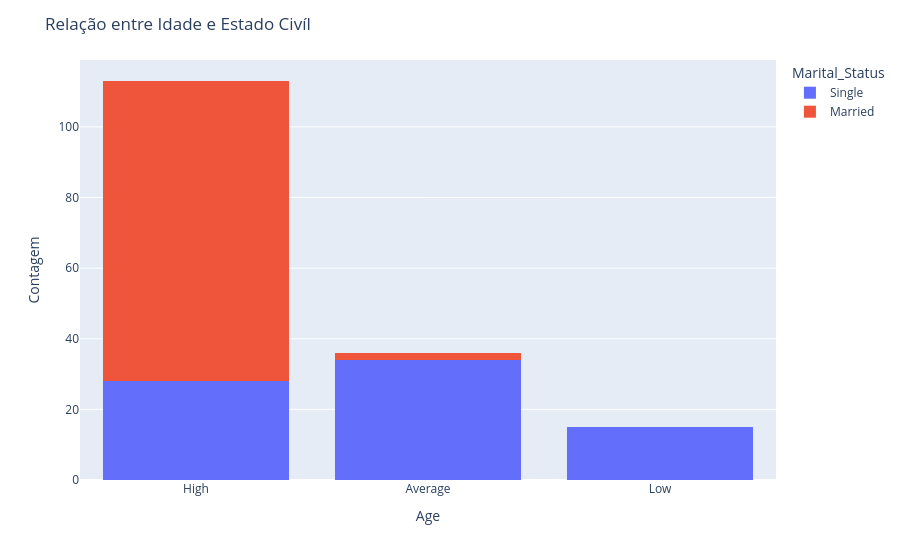

The cell this chart's notebook holds for it:
### Code cell
#Age e Marital_Status, com porcentagem (categ. x numer)
fig = px.histogram(df, x='Credit_Score', color='Marital_Status', barmode='stack')

# Layout
fig.update_layout(title='Relação entre Idade e Estado Civíl',
                  xaxis_title='Age',
                  yaxis_title='Contagem',
                  legend_title='Marital_Status')
fig.show()

### Figure 1 — Plotly figure (JSON) as saved in the notebook; plotly's stock layout.template omitted (floating-point values rounded to 4 significant figures)
{"data": [{"bingroup": "x", "hovertemplate": "Marital_Status=Single<br>Credit_Score=%{x}<br>count=%{y}<extra></extra>", "legendgroup": "Single", "marker": {"color": "#636efa", "pattern": {"shape": ""}}, "name": "Single", "orientation": "v", "showlegend": true, "type": "histogram", "x": ["High", "High", "Average", "Average", "High", "Low", "Average", "High", "Low", "Average", "High", "Low", "Average", "High", "Average", "High", "Average", "Average", "High", "Low", "Average", "High", "Low", "Average", "High", "Low", "Average", "High", "Average", "Average", "High", "Average", "Average", "High", "Low", "Average", "High", "Low", "Average", "High", "Low", "Average", "High", "Average", "Average", "High", "Average", "Average", "High", "Low", "Average", "High", "Low", "Average", "High", "Low", "Average", "High", "Average", "Average", "Average", "High", "High", "Average", "High", "Average", "Average", "High", "Low", "Average", "High", "Low", "Average", "High", "Low", "Average", "High"], "xaxis": "x", "yaxis": "y"}, {"bingroup": "x", "hovertemplate": "Marital_Status=Married<br>Credit_Score=%{x}<br>count=%{y}<extra></extra>", "legendgroup": "Married", "marker": {"color": "#EF553B", "pattern": {"shape": ""}}, "name": "Married", "orientation": "v", "showlegend": true, "type": "histogram", "x": ["High", "High", "High", "High", "High", "High", "High", "High", "High", "High", "High", "High", "High", "High", "High", "High", "High", "High", "High", "High", "High", "High", "High", "High", "High", "High", "High", "High", "High", "High", "High", "High", "High", "High", "High", "High", "High", "High", "High", "High", "High", "High", "High", "High", "High", "High", "High", "High", "High", "High", "High", "High", "High", "High", "High", "High", "High", "High", "High", "High", "High", "High", "High", "High", "High", "High", "High", "High", "High", "Average", "Average", "High", "High", "High", "High", "High", "High", "High", "High", "High", "High", "High", "High", "High", "High", "High", "High"], "xaxis": "x", "yaxis": "y"}], "layout": {"barmode": "stack", "legend": {"title": {"text": "Marital_Status"}, "tracegroupgap": 0}, "margin": {"t": 60}, "title": {"text": "Relação entre Idade e Estado Civíl"}, "xaxis": {"anchor": "y", "domain": [0, 1], "title": {"text": "Age"}}, "yaxis": {"anchor": "x", "domain": [0, 1], "title": {"text": "Contagem"}}}}
